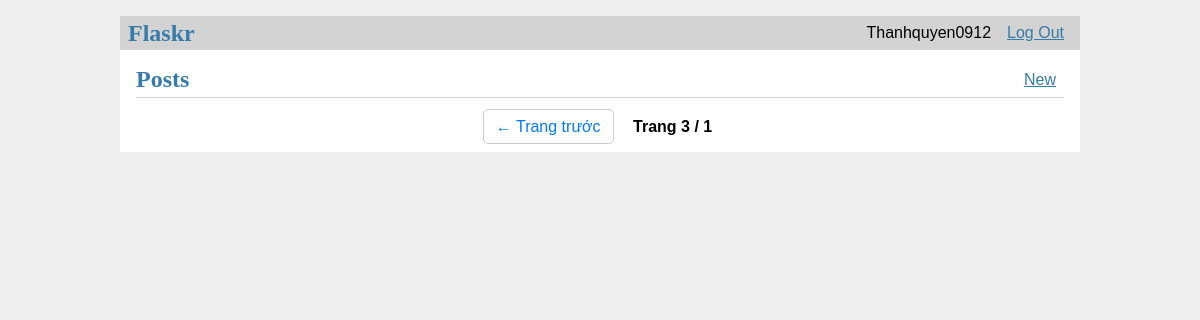
Before: /?page=3 (signed in) with the older database file.
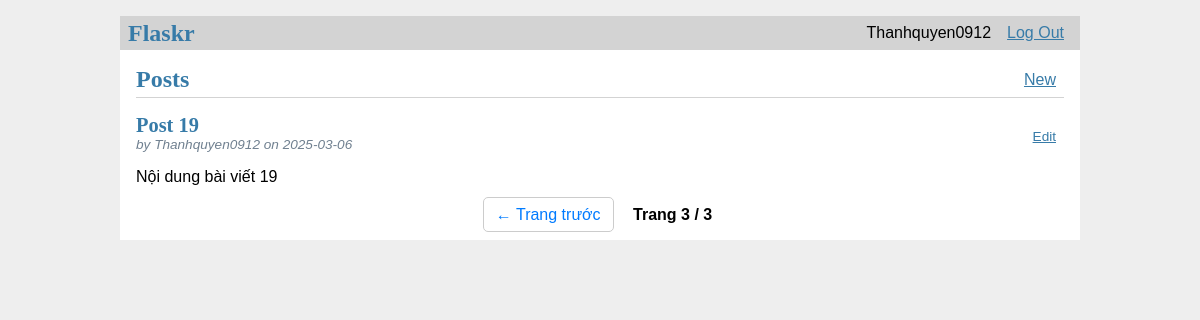
After: the same page with the newer database file.
### tables this page shows
CREATE TABLE post (
  id INTEGER PRIMARY KEY AUTOINCREMENT,
  author_id INTEGER NOT NULL,
  created TIMESTAMP NOT NULL DEFAULT CURRENT_TIMESTAMP,
  title TEXT NOT NULL,
  body TEXT NOT NULL,
  FOREIGN KEY (author_id) REFERENCES user (id)
);

CREATE TABLE user (
  id INTEGER PRIMARY KEY AUTOINCREMENT,
  username TEXT UNIQUE NOT NULL,
  password TEXT NOT NULL,
  is_blocked INTEGER DEFAULT 0
);

### flaskr/blog.py (the view)
@bp.route('/')
def index():
    db = get_db()
    page = request.args.get('page', 1, type=int)  # Lấy số trang từ URL (mặc định là 1)
    per_page = 10  # Số bài viết mỗi trang
    offset = (page - 1) * per_page  # Tính vị trí bắt đầu của bài viết
    posts = db.execute(
        '''SELECT p.id, title, body, created, author_id, username
           FROM post p JOIN user u ON p.author_id = u.id
           ORDER BY created DESC
           LIMIT ? OFFSET ?''',
        (per_page, offset)
    ).fetchall()
    total_posts = db.execute('SELECT COUNT(id) FROM post').fetchone()[0]
    total_pages = (total_posts + per_page - 1) // per_page  # Tính tổng số trang
    return render_template('blog/index.html', posts=posts, page=page, total_pages=total_pages)

### flaskr/auth.py (called while the page is built)
@bp.before_app_request
def load_logged_in_user():
    user_id = session.get('user_id')
    if user_id is None:
        g.user = None
    else:
        g.user = get_db().execute(
            'SELECT * FROM user WHERE id = ?', (user_id,)
        ).fetchone()

### flaskr/db.py (called while the page is built)
def get_db():
    if 'db' not in g:
        g.db = sqlite3.connect(
            current_app.config['DATABASE'],
            detect_types=sqlite3.PARSE_DECLTYPES
        )
        g.db.row_factory = sqlite3.Row
    return g.db

### flaskr/templates/blog/index.html (shortened to what this page needs)
{% extends 'base.html' %}
{% block header %}
  <h1>{% block title %}Posts{% endblock %}</h1>
  {% if g.user %}
    <a class="action" href="{{ url_for('blog.create') }}">New</a>
  {% endif %}
{% endblock %}
{% block content %}
  {% for post in posts %}
    <article class="post">
      <header>
        <div>
          <h1>{{ post['title'] }}</h1>
          <div class="about">by {{ post['username'] }} on {{ post['created'].strftime('%Y-%m-%d') }}</div>
        </div>
        {% if g.user and g.user['id'] == post['author_id'] %}
          <a class="action" href="{{ url_for('blog.update', id=post['id']) }}">Edit</a>
        {% endif %}
      </header>
      <p class="body">{{ post['body'] }}</p>
    </article>
  {% endfor %}
  <div class="pagination">
    {% if page > 1 %}
      <a href="{{ url_for('blog.index', page=page-1) }}">← Trang trước</a>
    {% endif %}
    <span>Trang {{ page }} / {{ total_pages }}</span>
  </div>
{% endblock %}

Changed rows visible on the page:
added post: title "Post 19", username "Thanhquyen0912", created "2025-03-06", body "Nội dung bài viết 19"
Other visible differences:
{{ total_pages }}: "1" → "3"
